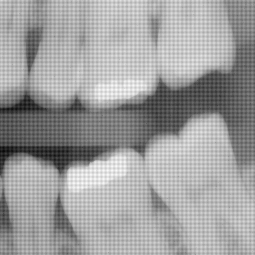
#> input picture Midterm_Course_Project/xray_checkered.png, 255 x 255 px
$ python Q4.py
#> lines starting #> are read from the running program, lines starting #| are printed output that depends on the picture
import cv2 as cv
import numpy as np
import matplotlib.pyplot as plt
import math

xray_checkered = cv.imread("xray_checkered.png", 0)
#> xray_checkered is the input picture: shape (255, 255); min 8, max 251, mean 158.5
# fft to convert the image to freq domain
fft_img = np.fft.fft2(xray_checkered)
# shift the center
fft_img_shift = np.fft.fftshift(fft_img)
# find magnitude_spectrum
mag = 20 * np.log(np.abs(fft_img_shift))
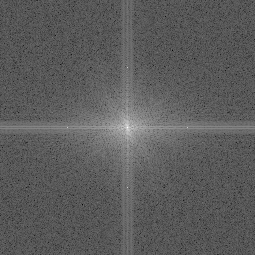
#> mag: shape (255, 255) float64; min 9.19, max 323, mean 123.2; drawn with min black and max white

plt.figure()
plt.subplot(121)
#show the noisy image
plt.imshow(xray_checkered, cmap='gray', vmin=0, vmax=255)
plt.title('noisy image')
plt.axis(False)
plt.subplot(122)
#show the spectrum of noisy image
plt.imshow(mag, cmap='gray', vmin=0, vmax=255)
plt.title('spectrum of noisy image')
plt.axis(False)
#the shape of noisy image
height, width = xray_checkered.shape
#> height = 255; width = 255

for i in range(height):
    for j in range(width):
        #find the noisy point
        if (mag[i][j] >= 256 and mag[i][j] <= 259):
        #replace average of 4 neighbourhood in noisy point
            fft_img_shift[i][j] = (fft_img_shift[i - 1][j] + fft_img_shift[i + 1][j] + fft_img_shift[i][j - 1] +
                                   fft_img_shift[i][j + 1]) / 4
        else:
            pass

#inverse fourier transform
f_ishift = np.fft.ifftshift(fft_img_shift)
# apply the inverse shift
img_back = np.fft.ifft2(f_ishift)
img_back = np.real(img_back)
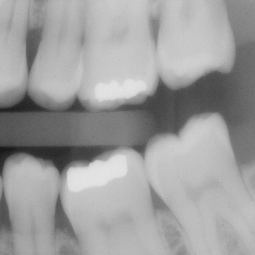
#> img_back: shape (255, 255) float64; min 24.5, max 228.6, mean 158.5

#show the denoised image
plt.figure()
plt.imshow(img_back,cmap='gray')
plt.title("denoised image")
plt.axis(False)
plt.show()
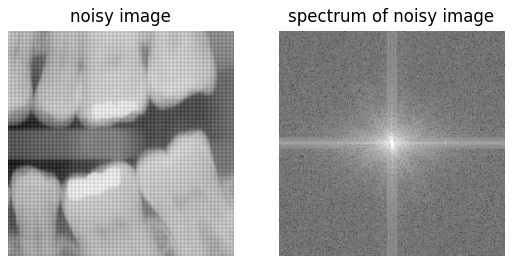
#> figure drawn by matplotlib, 2 panels

$ run again, with Midterm_Course_Project/lung.png copied over Midterm_Course_Project/xray_checkered.png
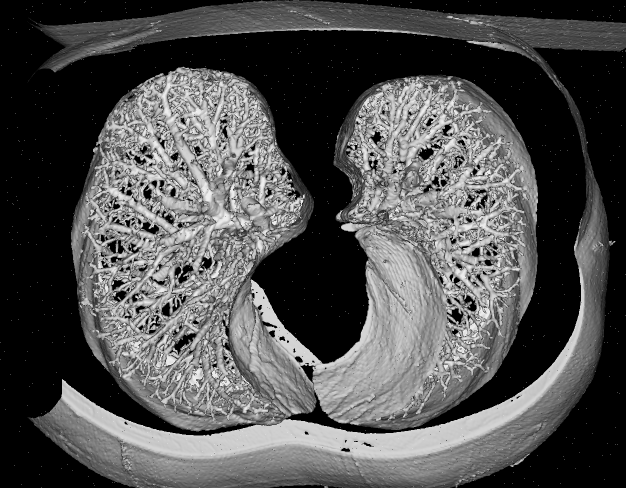
#> input picture Midterm_Course_Project/lung.png, 1252 x 976 px (shown at 1/2 size)
#> xray_checkered is the input picture: shape (976, 1252); min 0, max 255, mean 80.4
#> `mag = 20 * np.log(np.abs(fft_img_shift))`:
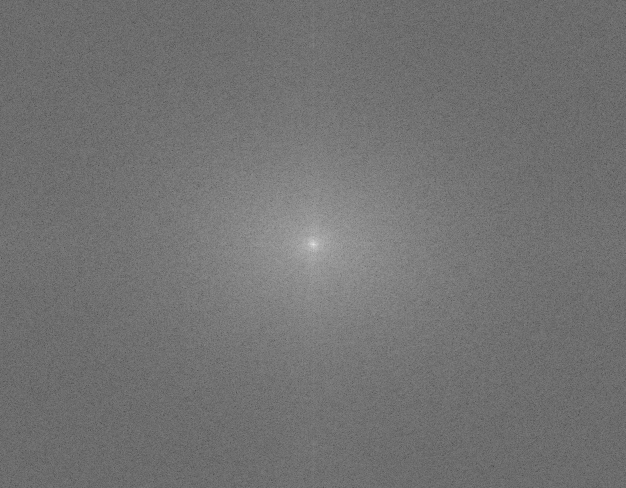
#> mag: shape (976, 1252) float64 (shown at 1/2 size); min 55.84, max 368, mean 196.2; drawn with min black and max white
#> `plt.show()`:
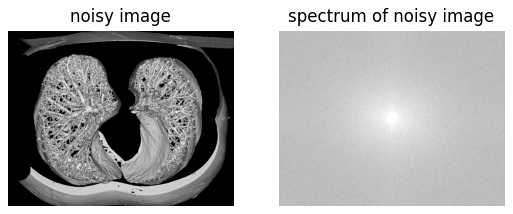
#> figure drawn by matplotlib, 2 panels
